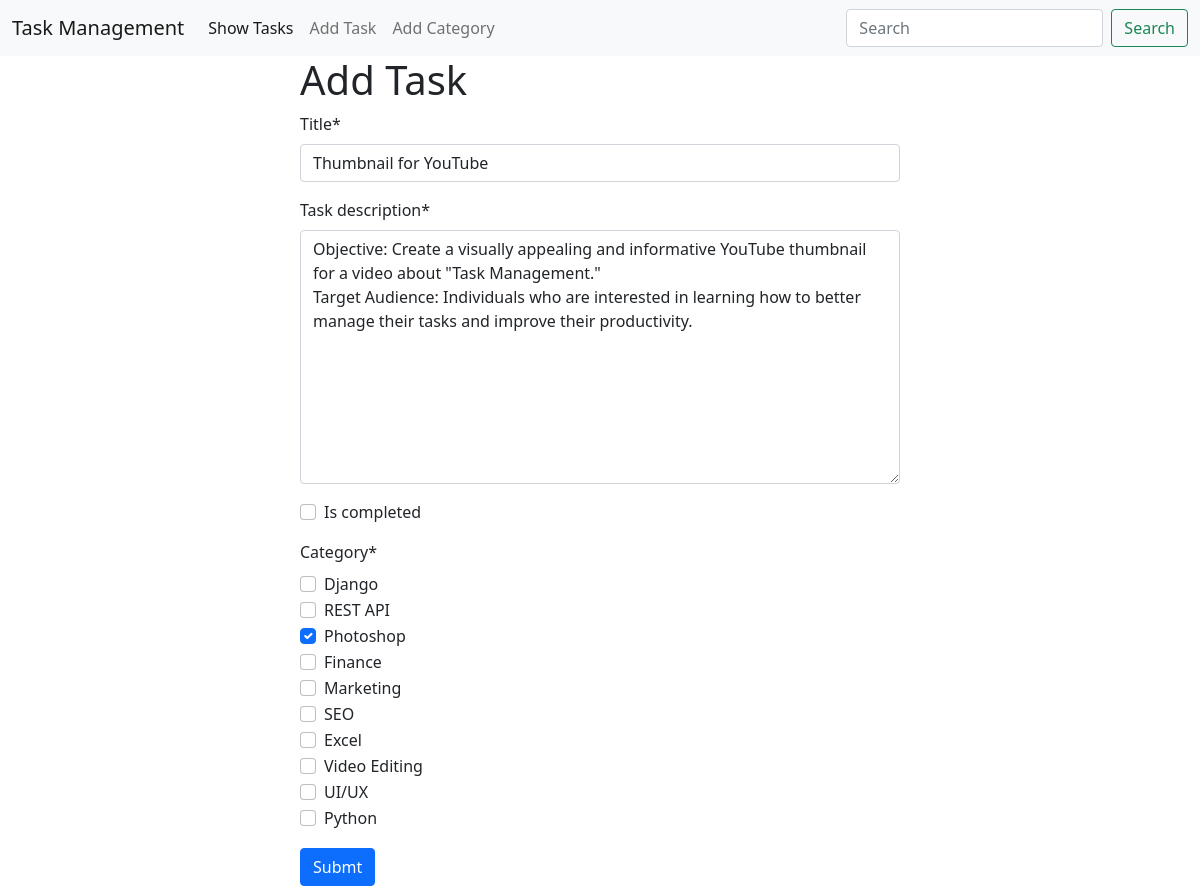
The page /task_model/edit/1 on the database its author committed.
### task_model/models.py (models this page shows, shortened)
class Task(models.Model):
    title = models.CharField(max_length=60)
    task_description = models.TextField()
    is_completed = models.BooleanField(default=False)
    date = models.DateTimeField(auto_now_add=True)
    category = models.ManyToManyField(Category, related_name='task')

### task_model/views.py (the view)
# urls.py: path('edit/<int:id>', views.edit_task, name='edit_task'),
def edit_task(request, id):
    task = models.Task.objects.get(pk=id)
    task_form = forms.TaskForm(instance=task)
    if request.method == 'POST':
        task_form = forms.TaskForm(request.POST, instance=task)
        if task_form.is_valid():
            task_form.save()
            return redirect('show_tasks')
    return render(request, 'add_task.html', {'form': task_form})

### task_model/forms.py
class TaskForm(forms.ModelForm):
    class Meta:
        model = Task
        fields = '__all__'
        widgets = {
            'category' : forms.CheckboxSelectMultiple()
        }

### task_category/models.py (called while the page is built)
    def __str__(self):
        return self.name

### task_model/templates/add_task.html (shortened to what this page needs)
{% extends "base.html" %}
{% block content %}
{% load crispy_forms_tags %}
    <form
    style="width: 50%; margin: auto;"
    method="post"
    action="">
        <h1>Add Task</h1>
        {{ form | crispy }}
        <button class="btn btn-primary">Submt</button>
    </form>
{% endblock content %}

### rows shown on the page
Task: title "Thumbnail for YouTube", task_description "Objective: Create a visually appealing and informative YouTube thumbnail for a video about \"Task Management.\" Target Audience: Individuals who are interested in learning how to better manage their tasks and improve their productivity."
